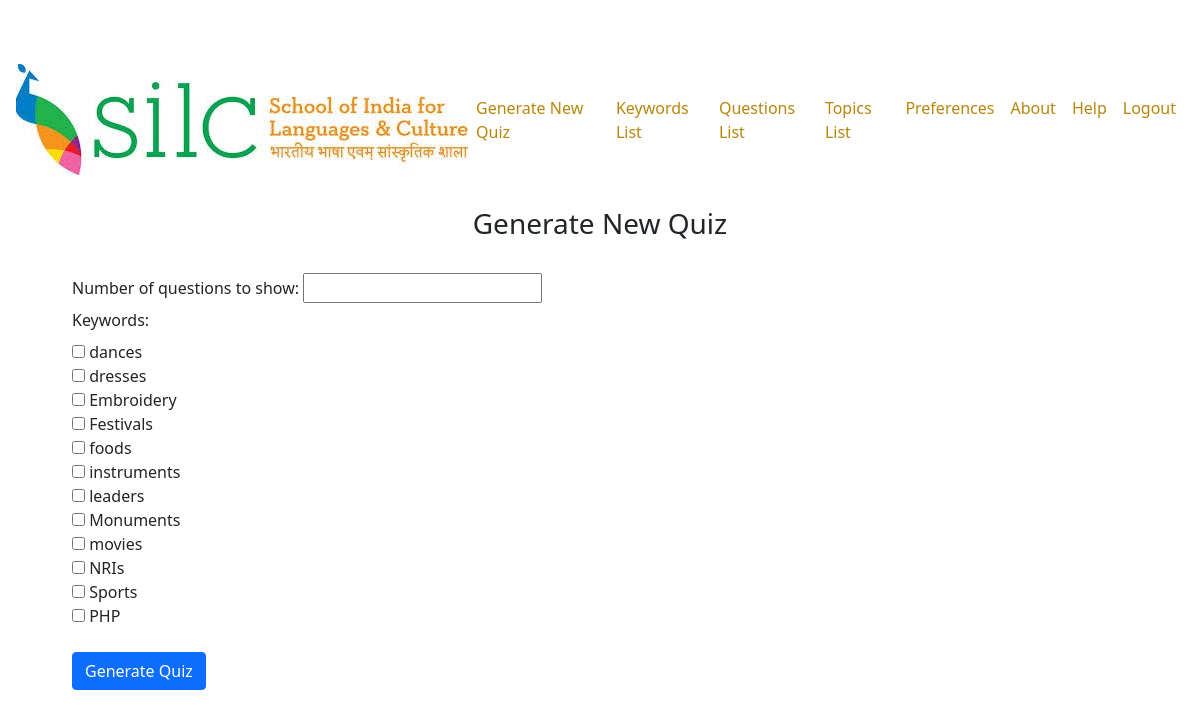
Screenshot of /generate_quiz.php (signed in) with the database file from the repository.
### tables this page shows
CREATE TABLE `keywords` (
    `id` int(11) NOT NULL,
    `keyword` varchar(30) NOT NULL
);

### generate_quiz.php (the view, shortened to what this page needs)
<?php
require 'db_configuration.php';
include('header.php');
$query = "SELECT `keyword` FROM `keywords`";
$keywords_db = mysqli_query($db, $query);
?>
<html>
    <head>
        <link href="https://cdn.jsdelivr.net/npm/bootstrap@5.0.2/dist/css/bootstrap.min.css" rel="stylesheet">
    </head>
    <body>
    <br>
    <div style="text-align:center;">
    <h3 id="title">Generate New Quiz</h3><br>
    <div class="container text-left float-right">
    <form action="display_custom_quiz.php" method="POST">
    <label>Number of questions to show:</label>
    <input required type="number" name="num_questions" maxlength="2" size="10" title="Enter a number">
    <br>
    <label>Keywords:</label>
    <?php
    while($row = mysqli_fetch_assoc($keywords_db)) {
        echo "<div><input type='checkbox' name='keywords[]' value='" . $row['keyword'] . "'> " . $row['keyword'] . "</div>";
    }
    ?>
    <br>
    <button type="submit" name="submit" class="btn btn-primary btn-md align-items-center">Generate Quiz</button>
</form>
    </div>
    </div>
    </body>
</html>

### CSS/publishersdb.css (style rules this page uses)
body { padding-top: 54px; }
@media (min-width: 992px) { body { padding-top: 56px; } }

### generate_quiz.php (style rules this page uses)
input { text-align: center; }

### rows the page displays
keywords: keyword "dances"
keywords: keyword "dresses"
keywords: keyword "Embroidery"
keywords: keyword "Festivals"
keywords: keyword "foods"
keywords: keyword "instruments"
keywords: keyword "leaders"
keywords: keyword "Monuments"
keywords: keyword "movies"
keywords: keyword "NRIs"
keywords: keyword "Sports"
keywords: keyword "PHP"
